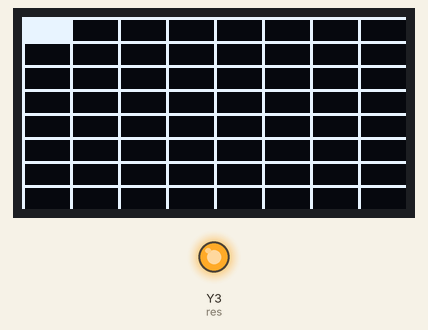
Simulated run of this program. Board: pyboard running MicroPython. On the bench: 128×64 one-colour display, output pins drawn as LEDs (lit = HIGH). Pins used as bus, display or sensor lines are not drawn. At 0.0 s the program stops and its outputs stay as they are.

Above: at 0.1 s.
Timing chart, 0 to 1.5 s (numbered marks = the images above):
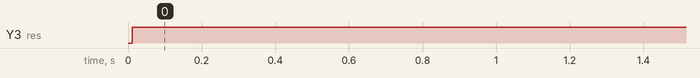

Measured:
- by itself, Y3 (res): LOW → HIGH at 0.01 s

The program:

oled_simple.py
```python
"""
Simple test of a 128 x 64 pixel OLED display with an ssd1306 driver chip on a SPI bus

|OLED |PYB |
|VCC  |3V3 |
|GND  |GND|
|NC   |-- |
|DIN  |Y8 MOSI |
|CLK  |Y6 SCK |
|CS   | --|
|D/C  |Y4 |
|RES  |Y3 |
"""

import pyb

# from adafruit arduino
init_cmds = [0xAE, 0xD5, 0x80, 0xA8, 0x3F, 0xD3, 0x0, 0x40, 0x8D, 0x14, 0x20, 0x00, 0xA1, 0xC8,
             0xDA, 0x12, 0x81, 0xCF, 0xd9, 0xF1, 0xDB, 0x40, 0xA4, 0xA6, 0xAF]

display_cmds = [0x21, 0, 127, 0x22, 0, 7]

## set up SPI bus
rate = 8000000

spi = pyb.SPI(2, pyb.SPI.MASTER, baudrate=rate, polarity=0, phase=0)
dc  = pyb.Pin('Y4',  pyb.Pin.OUT_PP, pyb.Pin.PULL_DOWN)
res = pyb.Pin('Y3', pyb.Pin.OUT_PP, pyb.Pin.PULL_DOWN)

def write_command(cmd):
    """
    write single command byte to ssd1306
    """
    dc.low()
    spi.send(cmd)

## power on
res.high()
pyb.delay(1)
res.low()
pyb.delay(10)
res.high()

## init display
for cmd in init_cmds:
    write_command(cmd)

## clear display
buffer = bytearray(1024)
for cmd in display_cmds:
    write_command(cmd)
dc.high()
spi.send(buffer)

## line grid
b = [1] * 1024  # 8 horizontal lines

# set every  16th byte to 255
# should give 8 vertical lines
for i in range(0, 1024, 16):
    b[i] = 255

#color in the 1st block to see where it is
for i in range(0,16):
    b[i] = 255

buffer = bytearray(b)

for cmd in display_cmds:
    write_command(cmd)
dc.high()
spi.send(buffer)
```
